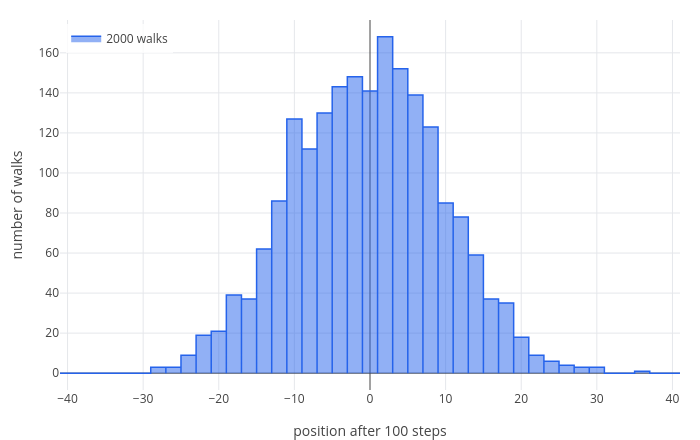

The notebook cell this image was saved under:
### Markdown cell above
## 2. The square-root law

Where does the walk end after 100 steps? Each step has mean 0 and variance 1, and the steps are independent, so the
sum $S_{100}$ has mean 0 and variance 100: its standard deviation is $\sqrt{100} = 10$. Let us check with 2000 walks:

### Code cell
seed(2);
ends = zeros(1, 2000);
for k = 1:2000
  w = randwalk(100);
  ends(k) = w(101);
end
eval(mean(ends), 3)
eval(std(ends), 3)
labels(legend(hist(ends, -41:2:41), "2000 walks"), "position after 100 steps", "number of walks")

### Figure 1 — Plotly figure (JSON) as saved in the notebook; plotly's stock layout.template omitted (floating-point values rounded to 4 significant figures)
{"data": [{"fill": "toself", "line": {"color": "#2563eb", "width": 1.5}, "mode": "lines", "name": "2000 walks", "type": "scatter", "x": [-41, -41, -39, -39, -39, -37, -37, -37, -35, -35, -35, -33, -33, -33, -31, -31, -31, -29, -29, -29, -27, -27, -27, -25, -25, -25, -23, -23, -23, -21, -21, -21, -19, -19, -19, -17, -17, -17, -15, -15, -15, -13, -13, -13, -11, -11, -11, -9, -9, -9, -7, -7, -7, -5, -5, -5, -3, -3, -3, -1, -1, -1, 1, 1, 1, 3, 3, 3, 5, 5, 5, 7, 7, 7, 9, 9, 9, 11, 11, 11, 13, 13, 13, 15, 15, 15, 17, 17, 17, 19, 19, 19, 21, 21, 21, 23, 23, 23, 25, 25, 25, 27, 27, 27, 29, 29, 29, 31, 31, 31, 33, 33, 33, 35, 35, 35, 37, 37, 37, 39, 39, 39, 41, 41, null], "y": [0, 0, 0, 0, 0, 0, 0, 0, 0, 0, 0, 0, 0, 0, 0, 0, 0, 0, 0, 3, 3, 0, 3, 3, 0, 9, 9, 0, 19, 19, 0, 21, 21, 0, 39, 39, 0, 37, 37, 0, 62, 62, 0, 86, 86, 0, 127, 127, 0, 112, 112, 0, 130, 130, 0, 143, 143, 0, 148, 148, 0, 141, 141, 0, 168, 168, 0, 152, 152, 0, 139, 139, 0, 123, 123, 0, 85, 85, 0, 78, 78, 0, 59, 59, 0, 37, 37, 0, 35, 35, 0, 18, 18, 0, 9, 9, 0, 6, 6, 0, 4, 4, 0, 3, 3, 0, 3, 3, 0, 0, 0, 0, 0, 0, 0, 1, 1, 0, 0, 0, 0, 0, 0, 0, null]}], "layout": {"height": 440, "legend": {"bgcolor": "rgba(255,255,255,0.8)", "x": 0.01, "xanchor": "left", "y": 0.99, "yanchor": "top"}, "margin": {"b": 50, "l": 60, "r": 20, "t": 20}, "showlegend": true, "title": {"text": ""}, "width": 700, "xaxis": {"range": [-41, 41], "title": {"text": "position after 100 steps"}, "zeroline": true}, "yaxis": {"range": [-8.4, 176.4], "title": {"text": "number of walks"}, "zeroline": true}}}
